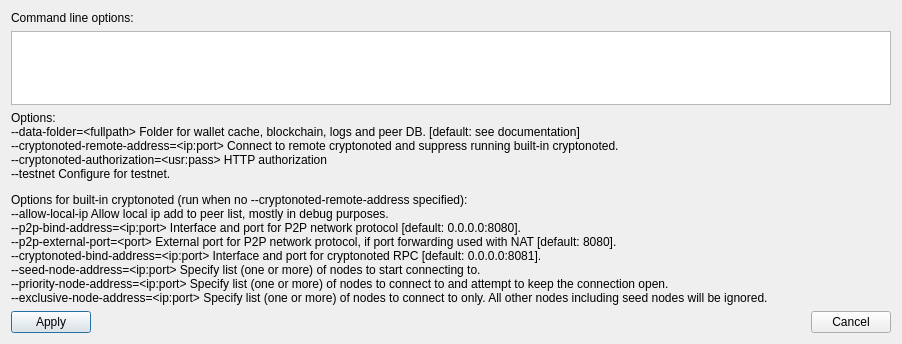
<?xml version="1.0" encoding="UTF-8"?>
<ui version="4.0">
 <class>WalletdParamsDialog</class>
 <widget class="QDialog" name="WalletdParamsDialog">
  <property name="geometry">
   <rect>
    <x>0</x>
    <y>0</y>
    <width>902</width>
    <height>344</height>
   </rect>
  </property>
  <property name="windowTitle">
   <string>Wallet daemon parameters</string>
  </property>
  <layout class="QVBoxLayout" name="verticalLayout_2">
   <item>
    <widget class="QLabel" name="label">
     <property name="text">
      <string>Command line options:</string>
     </property>
    </widget>
   </item>
   <item>
    <widget class="QTextEdit" name="paramsEdit">
     <property name="acceptRichText">
      <bool>false</bool>
     </property>
    </widget>
   </item>
   <item>
    <widget class="QLabel" name="label_2">
     <property name="cursor">
      <cursorShape>IBeamCursor</cursorShape>
     </property>
     <property name="text">
      <string>&lt;html&gt;&lt;head/&gt;&lt;body&gt;&lt;p&gt;Options:&lt;br/&gt;--data-folder=&amp;lt;fullpath&amp;gt; Folder for wallet cache, blockchain, logs and peer DB. [default: see documentation]&lt;br/&gt;--cryptonoted-remote-address=&amp;lt;ip:port&amp;gt; Connect to remote cryptonoted and suppress running built-in cryptonoted.&lt;br/&gt;--cryptonoted-authorization=&amp;lt;usr:pass&amp;gt; HTTP authorization&lt;br/&gt;--testnet Configure for testnet.&lt;/p&gt;&lt;p&gt;Options for built-in cryptonoted (run when no --cryptonoted-remote-address specified):&lt;br/&gt;--allow-local-ip Allow local ip add to peer list, mostly in debug purposes.&lt;br/&gt;--p2p-bind-address=&amp;lt;ip:port&amp;gt; Interface and port for P2P network protocol [default: 0.0.0.0:8080].&lt;br/&gt;--p2p-external-port=&amp;lt;port&amp;gt; External port for P2P network protocol, if port forwarding used with NAT [default: 8080].&lt;br/&gt;--cryptonoted-bind-address=&amp;lt;ip:port&amp;gt; Interface and port for cryptonoted RPC [default: 0.0.0.0:8081].&lt;br/&gt;--seed-node-address=&amp;lt;ip:port&amp;gt; Specify list (one or more) of nodes to start connecting to.&lt;br/&gt;--priority-node-address=&amp;lt;ip:port&amp;gt; Specify list (one or more) of nodes to connect to and attempt to keep the connection open.&lt;br/&gt;--exclusive-node-address=&amp;lt;ip:port&amp;gt; Specify list (one or more) of nodes to connect to only. All other nodes including seed nodes will be ignored.&lt;/p&gt;&lt;/body&gt;&lt;/html&gt;</string>
     </property>
     <property name="textInteractionFlags">
      <set>Qt::TextSelectableByMouse</set>
     </property>
    </widget>
   </item>
   <item>
    <spacer name="verticalSpacer">
     <property name="orientation">
      <enum>Qt::Vertical</enum>
     </property>
     <property name="sizeHint" stdset="0">
      <size>
       <width>20</width>
       <height>40</height>
      </size>
     </property>
    </spacer>
   </item>
   <item>
    <layout class="QHBoxLayout" name="horizontalLayout">
     <item>
      <widget class="QPushButton" name="applyButton">
       <property name="text">
        <string>Apply</string>
       </property>
      </widget>
     </item>
     <item>
      <spacer name="horizontalSpacer">
       <property name="orientation">
        <enum>Qt::Horizontal</enum>
       </property>
       <property name="sizeHint" stdset="0">
        <size>
         <width>40</width>
         <height>20</height>
        </size>
       </property>
      </spacer>
     </item>
     <item>
      <widget class="QPushButton" name="cancelButton">
       <property name="text">
        <string>Cancel</string>
       </property>
      </widget>
     </item>
    </layout>
   </item>
  </layout>
 </widget>
 <resources/>
 <connections>
  <connection>
   <sender>cancelButton</sender>
   <signal>clicked()</signal>
   <receiver>WalletdParamsDialog</receiver>
   <slot>reject()</slot>
   <hints>
    <hint type="sourcelabel">
     <x>851</x>
     <y>312</y>
    </hint>
    <hint type="destinationlabel">
     <x>450</x>
     <y>166</y>
    </hint>
   </hints>
  </connection>
  <connection>
   <sender>applyButton</sender>
   <signal>clicked()</signal>
   <receiver>WalletdParamsDialog</receiver>
   <slot>applyParams()</slot>
   <hints>
    <hint type="sourcelabel">
     <x>140</x>
     <y>312</y>
    </hint>
    <hint type="destinationlabel">
     <x>450</x>
     <y>166</y>
    </hint>
   </hints>
  </connection>
  <connection>
   <sender>applyButton</sender>
   <signal>clicked()</signal>
   <receiver>WalletdParamsDialog</receiver>
   <slot>accept()</slot>
   <hints>
    <hint type="sourcelabel">
     <x>140</x>
     <y>312</y>
    </hint>
    <hint type="destinationlabel">
     <x>450</x>
     <y>166</y>
    </hint>
   </hints>
  </connection>
 </connections>
 <slots>
  <slot>saveParams()</slot>
  <slot>applyParams()</slot>
 </slots>
</ui>
